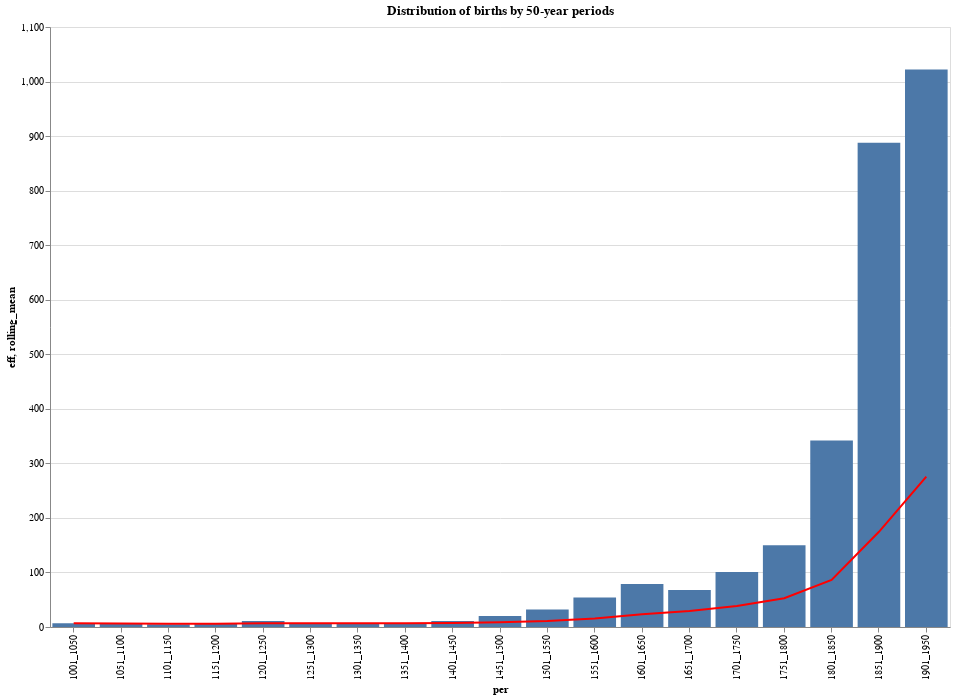

The notebook cell saved with this chart:
### Code cell
### Ajouter une moyenne glissante
# Documentation:
#     https://joelostblom.github.io/altair-docs/gallery/bar_with_rolling_mean.html

## https://altair-viz.github.io/user_guide/data.html
data_trsf = alt.Data(values=data)

bar = alt.Chart(data_trsf).mark_bar().encode(
    x='per:N',
    y='eff:Q',
    tooltip=('eff:Q')
   
)

line = alt.Chart(data_trsf).mark_line(color='red').transform_window(
    # The field to average
    rolling_mean='mean(eff)',
    # The number of values before and after the current value to include.
    frame=[-9, 0]
).encode(
    x='per:O',
    y='rolling_mean:Q'
)

(bar + line).properties(height= 600, width=900,  title = f'Distribution of births by {period}-year periods')
